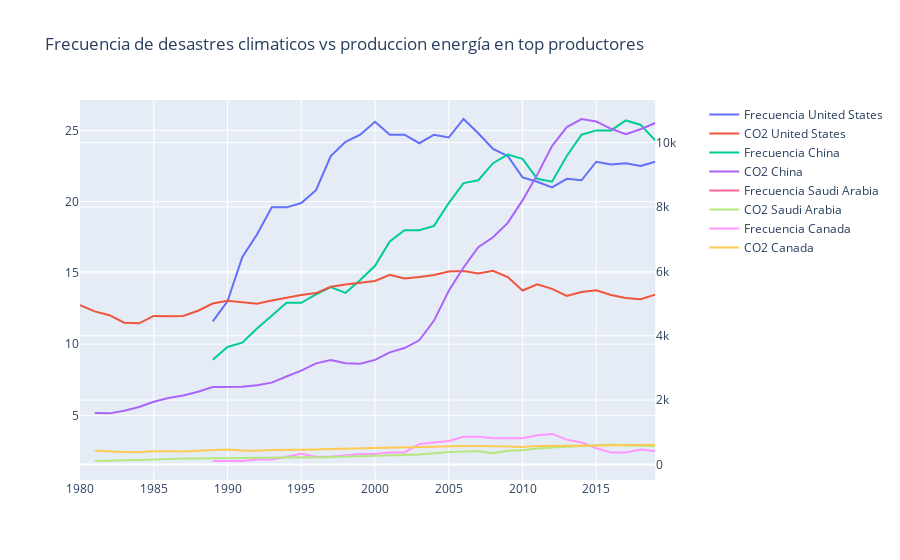

This figure's notebook cell:
### Code cell
fig = make_subplots(specs=[[{"secondary_y": True}]])

for pais in paises:
    fig.add_trace(go.Scatter(x=df3[df3['pais']==pais]['anio'],y=df3[df3['pais']==pais]['frecuencia'].rolling(10).mean(),name='Frecuencia '+pais))
    fig.add_trace(go.Scatter(x=df3[df3['pais']==pais]['anio'],y=df3[df3['pais']==pais]['co2_emision_co2'],name='CO2 '+pais),secondary_y=True)
fig.update_layout(title='Frecuencia de desastres climaticos vs produccion energía en top productores')
fig.show()
